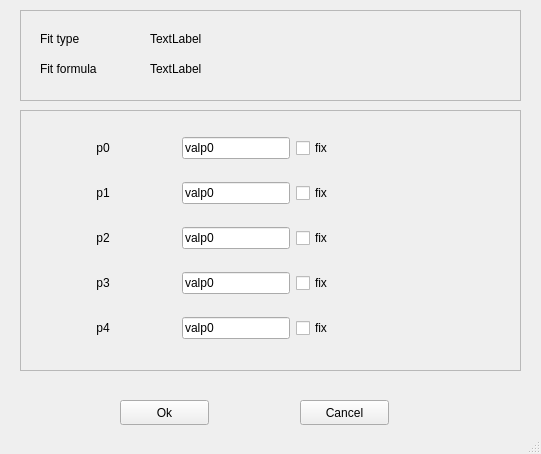
<?xml version="1.0" encoding="UTF-8"?>
<ui version="4.0">
 <class>GuessOptionsWindow</class>
 <widget class="QMainWindow" name="GuessOptionsWindow">
  <property name="geometry">
   <rect>
    <x>0</x>
    <y>0</y>
    <width>541</width>
    <height>454</height>
   </rect>
  </property>
  <property name="windowTitle">
   <string>MainWindow</string>
  </property>
  <widget class="QWidget" name="centralwidget">
   <widget class="QFrame" name="frame">
    <property name="geometry">
     <rect>
      <x>20</x>
      <y>110</y>
      <width>501</width>
      <height>261</height>
     </rect>
    </property>
    <property name="frameShape">
     <enum>QFrame::StyledPanel</enum>
    </property>
    <property name="frameShadow">
     <enum>QFrame::Raised</enum>
    </property>
    <widget class="QWidget" name="gridLayoutWidget">
     <property name="geometry">
      <rect>
       <x>10</x>
       <y>10</y>
       <width>411</width>
       <height>241</height>
      </rect>
     </property>
     <layout class="QGridLayout" name="gridLayout_2">
      <item row="1" column="1">
       <widget class="QLabel" name="label_2">
        <property name="text">
         <string>p1</string>
        </property>
        <property name="alignment">
         <set>Qt::AlignCenter</set>
        </property>
       </widget>
      </item>
      <item row="4" column="1">
       <widget class="QLabel" name="label_5">
        <property name="text">
         <string>p4</string>
        </property>
        <property name="alignment">
         <set>Qt::AlignCenter</set>
        </property>
       </widget>
      </item>
      <item row="0" column="3">
       <widget class="QCheckBox" name="fixp0">
        <property name="text">
         <string>fix</string>
        </property>
       </widget>
      </item>
      <item row="1" column="2">
       <widget class="QLineEdit" name="p1Value">
        <property name="sizePolicy">
         <sizepolicy hsizetype="Fixed" vsizetype="Fixed">
          <horstretch>0</horstretch>
          <verstretch>0</verstretch>
         </sizepolicy>
        </property>
        <property name="text">
         <string>valp0</string>
        </property>
       </widget>
      </item>
      <item row="0" column="1">
       <widget class="QLabel" name="label">
        <property name="text">
         <string>p0</string>
        </property>
        <property name="alignment">
         <set>Qt::AlignCenter</set>
        </property>
       </widget>
      </item>
      <item row="2" column="2">
       <widget class="QLineEdit" name="p2Value">
        <property name="sizePolicy">
         <sizepolicy hsizetype="Fixed" vsizetype="Fixed">
          <horstretch>0</horstretch>
          <verstretch>0</verstretch>
         </sizepolicy>
        </property>
        <property name="text">
         <string>valp0</string>
        </property>
       </widget>
      </item>
      <item row="0" column="2">
       <widget class="QLineEdit" name="p0Value">
        <property name="sizePolicy">
         <sizepolicy hsizetype="Fixed" vsizetype="Fixed">
          <horstretch>0</horstretch>
          <verstretch>0</verstretch>
         </sizepolicy>
        </property>
        <property name="text">
         <string>valp0</string>
        </property>
       </widget>
      </item>
      <item row="1" column="3">
       <widget class="QCheckBox" name="fixp1">
        <property name="text">
         <string>fix</string>
        </property>
       </widget>
      </item>
      <item row="2" column="1">
       <widget class="QLabel" name="label_3">
        <property name="text">
         <string>p2</string>
        </property>
        <property name="alignment">
         <set>Qt::AlignCenter</set>
        </property>
       </widget>
      </item>
      <item row="3" column="1">
       <widget class="QLabel" name="label_4">
        <property name="text">
         <string>p3</string>
        </property>
        <property name="alignment">
         <set>Qt::AlignCenter</set>
        </property>
       </widget>
      </item>
      <item row="3" column="2">
       <widget class="QLineEdit" name="p3Value">
        <property name="sizePolicy">
         <sizepolicy hsizetype="Fixed" vsizetype="Fixed">
          <horstretch>0</horstretch>
          <verstretch>0</verstretch>
         </sizepolicy>
        </property>
        <property name="text">
         <string>valp0</string>
        </property>
       </widget>
      </item>
      <item row="4" column="2">
       <widget class="QLineEdit" name="p4Value">
        <property name="sizePolicy">
         <sizepolicy hsizetype="Fixed" vsizetype="Fixed">
          <horstretch>0</horstretch>
          <verstretch>0</verstretch>
         </sizepolicy>
        </property>
        <property name="text">
         <string>valp0</string>
        </property>
       </widget>
      </item>
      <item row="2" column="3">
       <widget class="QCheckBox" name="fixp2">
        <property name="text">
         <string>fix</string>
        </property>
       </widget>
      </item>
      <item row="3" column="3">
       <widget class="QCheckBox" name="fixp3">
        <property name="text">
         <string>fix</string>
        </property>
       </widget>
      </item>
      <item row="4" column="3">
       <widget class="QCheckBox" name="fixp4">
        <property name="text">
         <string>fix</string>
        </property>
       </widget>
      </item>
     </layout>
    </widget>
   </widget>
   <widget class="QFrame" name="frame_2">
    <property name="geometry">
     <rect>
      <x>20</x>
      <y>10</y>
      <width>501</width>
      <height>91</height>
     </rect>
    </property>
    <property name="frameShape">
     <enum>QFrame::StyledPanel</enum>
    </property>
    <property name="frameShadow">
     <enum>QFrame::Raised</enum>
    </property>
    <widget class="QLabel" name="label_6">
     <property name="geometry">
      <rect>
       <x>20</x>
       <y>20</y>
       <width>67</width>
       <height>17</height>
      </rect>
     </property>
     <property name="text">
      <string>Fit type</string>
     </property>
    </widget>
    <widget class="QLabel" name="label_7">
     <property name="geometry">
      <rect>
       <x>20</x>
       <y>50</y>
       <width>81</width>
       <height>17</height>
      </rect>
     </property>
     <property name="text">
      <string>Fit formula</string>
     </property>
    </widget>
    <widget class="QLabel" name="Fit_type">
     <property name="geometry">
      <rect>
       <x>130</x>
       <y>20</y>
       <width>67</width>
       <height>17</height>
      </rect>
     </property>
     <property name="text">
      <string>TextLabel</string>
     </property>
    </widget>
    <widget class="QLabel" name="Fit_Formula">
     <property name="geometry">
      <rect>
       <x>130</x>
       <y>50</y>
       <width>67</width>
       <height>17</height>
      </rect>
     </property>
     <property name="text">
      <string>TextLabel</string>
     </property>
    </widget>
   </widget>
   <widget class="QPushButton" name="Ok">
    <property name="geometry">
     <rect>
      <x>120</x>
      <y>400</y>
      <width>89</width>
      <height>25</height>
     </rect>
    </property>
    <property name="text">
     <string>Ok</string>
    </property>
   </widget>
   <widget class="QPushButton" name="Cancel">
    <property name="geometry">
     <rect>
      <x>300</x>
      <y>400</y>
      <width>89</width>
      <height>25</height>
     </rect>
    </property>
    <property name="text">
     <string>Cancel</string>
    </property>
   </widget>
  </widget>
  <widget class="QStatusBar" name="statusbar"/>
 </widget>
 <resources/>
 <connections/>
</ui>
